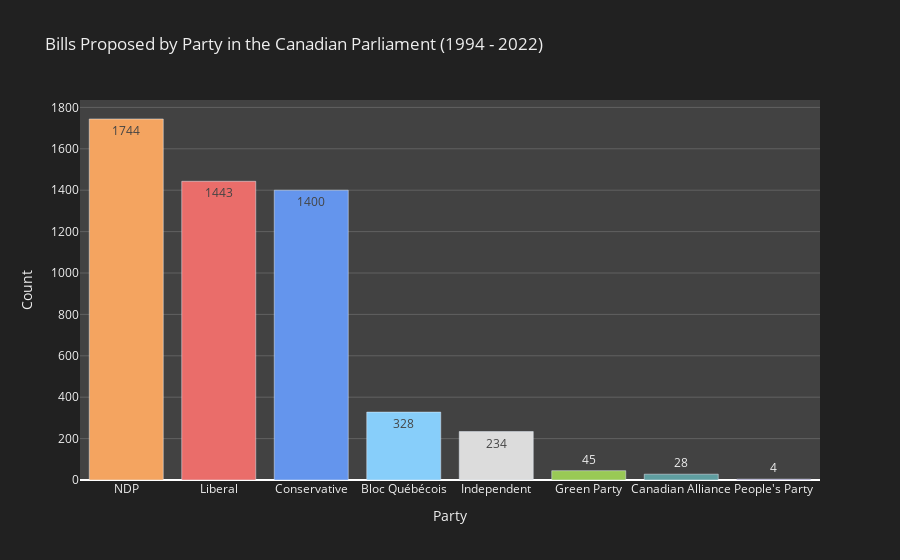

The cell this chart's notebook holds for it:
### Code cell
color_map = {
    'Bloc Québécois': '#87CEFA',
    'Conservative': '#6495ED',
    'Green Party': '#99C955',
    'Liberal': '#EA6D6A',
    'NDP': '#F4A460',
    'People\'s Party': '#6f5d9a',
    'Canadian Alliance': '#5F9EA0',
    'Independent': '#DCDCDC'
}

fig = px.bar(
    plot_5,
    x = 'index',
    y = 'Party',
    color = 'index',
    title = 'Bills Proposed by Party in the Canadian Parliament (1994 - 2022)',
    labels = {
        'Party': 'Count',
        'index': 'Party'
    },
    color_discrete_map = color_map,
    text_auto = True,
    height=600
)

fig.update_layout(
    paper_bgcolor="#212121",
    plot_bgcolor = "#424242",
    font_color = "#EEEEEE",
    showlegend = False
)

fig.update_yaxes(gridcolor='#616161')

fig.show()

fig.write_html("../charts/plot-5-1.html")

### Figure 1 — Plotly figure (JSON) as saved in the notebook; plotly's stock layout.template omitted (floating-point values rounded to 4 significant figures)
{"data": [{"alignmentgroup": "True", "hovertemplate": "Party=%{x}<br>Count=%{y}<extra></extra>", "legendgroup": "NDP", "marker": {"color": "#F4A460", "pattern": {"shape": ""}}, "name": "NDP", "offsetgroup": "NDP", "orientation": "v", "showlegend": true, "textposition": "auto", "texttemplate": "%{y}", "type": "bar", "x": ["NDP"], "xaxis": "x", "y": [1744], "yaxis": "y"}, {"alignmentgroup": "True", "hovertemplate": "Party=%{x}<br>Count=%{y}<extra></extra>", "legendgroup": "Liberal", "marker": {"color": "#EA6D6A", "pattern": {"shape": ""}}, "name": "Liberal", "offsetgroup": "Liberal", "orientation": "v", "showlegend": true, "textposition": "auto", "texttemplate": "%{y}", "type": "bar", "x": ["Liberal"], "xaxis": "x", "y": [1443], "yaxis": "y"}, {"alignmentgroup": "True", "hovertemplate": "Party=%{x}<br>Count=%{y}<extra></extra>", "legendgroup": "Conservative", "marker": {"color": "#6495ED", "pattern": {"shape": ""}}, "name": "Conservative", "offsetgroup": "Conservative", "orientation": "v", "showlegend": true, "textposition": "auto", "texttemplate": "%{y}", "type": "bar", "x": ["Conservative"], "xaxis": "x", "y": [1400], "yaxis": "y"}, {"alignmentgroup": "True", "hovertemplate": "Party=%{x}<br>Count=%{y}<extra></extra>", "legendgroup": "Bloc Québécois", "marker": {"color": "#87CEFA", "pattern": {"shape": ""}}, "name": "Bloc Québécois", "offsetgroup": "Bloc Québécois", "orientation": "v", "showlegend": true, "textposition": "auto", "texttemplate": "%{y}", "type": "bar", "x": ["Bloc Québécois"], "xaxis": "x", "y": [328], "yaxis": "y"}, {"alignmentgroup": "True", "hovertemplate": "Party=%{x}<br>Count=%{y}<extra></extra>", "legendgroup": "Independent", "marker": {"color": "#DCDCDC", "pattern": {"shape": ""}}, "name": "Independent", "offsetgroup": "Independent", "orientation": "v", "showlegend": true, "textposition": "auto", "texttemplate": "%{y}", "type": "bar", "x": ["Independent"], "xaxis": "x", "y": [234], "yaxis": "y"}, {"alignmentgroup": "True", "hovertemplate": "Party=%{x}<br>Count=%{y}<extra></extra>", "legendgroup": "Green Party", "marker": {"color": "#99C955", "pattern": {"shape": ""}}, "name": "Green Party", "offsetgroup": "Green Party", "orientation": "v", "showlegend": true, "textposition": "auto", "texttemplate": "%{y}", "type": "bar", "x": ["Green Party"], "xaxis": "x", "y": [45], "yaxis": "y"}, {"alignmentgroup": "True", "hovertemplate": "Party=%{x}<br>Count=%{y}<extra></extra>", "legendgroup": "Canadian Alliance", "marker": {"color": "#5F9EA0", "pattern": {"shape": ""}}, "name": "Canadian Alliance", "offsetgroup": "Canadian Alliance", "orientation": "v", "showlegend": true, "textposition": "auto", "texttemplate": "%{y}", "type": "bar", "x": ["Canadian Alliance"], "xaxis": "x", "y": [28], "yaxis": "y"}, {"alignmentgroup": "True", "hovertemplate": "Party=%{x}<br>Count=%{y}<extra></extra>", "legendgroup": "People's Party", "marker": {"color": "#6f5d9a", "pattern": {"shape": ""}}, "name": "People's Party", "offsetgroup": "People's Party", "orientation": "v", "showlegend": true, "textposition": "auto", "texttemplate": "%{y}", "type": "bar", "x": ["People's Party"], "xaxis": "x", "y": [4], "yaxis": "y"}], "layout": {"autosize": true, "barmode": "relative", "font": {"color": "#EEEEEE"}, "legend": {"title": {"text": "Party"}, "tracegroupgap": 0}, "paper_bgcolor": "#212121", "plot_bgcolor": "#424242", "showlegend": false, "title": {"text": "Bills Proposed by Party in the Canadian Parliament (1994 - 2022)"}, "xaxis": {"anchor": "y", "autorange": true, "categoryarray": ["NDP", "Liberal", "Conservative", "Bloc Québécois", "Independent", "Green Party", "Canadian Alliance", "People's Party"], "categoryorder": "array", "domain": [0, 1], "range": [-0.5, 7.5], "title": {"text": "Party"}, "type": "category"}, "yaxis": {"anchor": "x", "autorange": true, "domain": [0, 1], "gridcolor": "#616161", "range": [0, 1836.0], "title": {"text": "Count"}, "type": "linear"}}}
